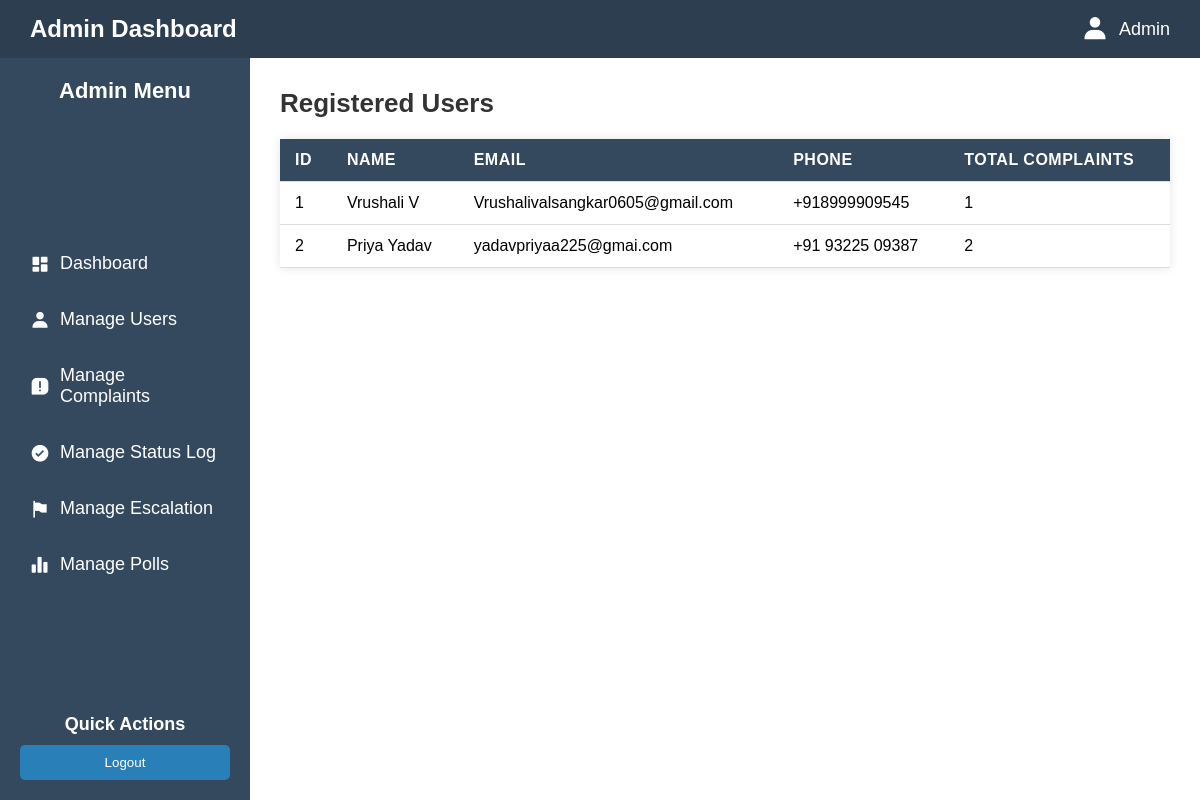
The page /admin/users (signed in) on the database its author committed.
### tables this page shows
CREATE TABLE users (
    id INTEGER PRIMARY KEY AUTOINCREMENT,
    name TEXT NOT NULL,
    email TEXT NOT NULL UNIQUE,
    phone TEXT NOT NULL UNIQUE,
    otp TEXT,
    otp_expires_at DATETIME
);

### app.py (the view)
@app.route('/admin/users')
def admin_users():
    if not session.get('admin_logged_in'):
        return redirect(url_for('admin_login'))
    conn = get_db()
    cursor = conn.cursor()
    cursor.execute("""SELECT u.id, u.name, u.email, u.phone, (SELECT COUNT(*) FROM complaints WHERE user_id = u.id) AS complaint_count FROM users u""")
    users = cursor.fetchall()
    conn.close()
    return render_template('adminUsers.html', users=users)

### app.py (called while the page is built)
def get_db():
    conn = sqlite3.connect(DATABASE)
    conn.row_factory = sqlite3.Row
    return conn

### templates/adminUsers.html (shortened to what this page needs)
<!DOCTYPE html>
<html lang="en">
<head>
    <link rel="stylesheet" href="/static/AdminDashboard.css">
    <link href='https://unpkg.com/boxicons@2.1.4/css/boxicons.min.css' rel='stylesheet'>
</head>
<body>
    <div class="header">
        <p class="logo">Admin Dashboard</p>
        <div class="profile">
            <i class='bx bxs-user'></i><p>Admin</p>
        </div>
    </div>
    <div class="container">
        <div class="sidebar">
            <div class="head">
                <p>Admin Menu</p>
            </div>
            <ul>
               <li><a href="{{ url_for('admin_dashboard') }}"><i class='bx bxs-dashboard'></i> Dashboard</a></li>
               <li><a href="{{ url_for('admin_users') }}" class="active"><i class='bx bxs-user'></i> Manage Users</a></li>
               <li><a href="{{url_for('admin_complaints')}}"><i class='bx bxs-message-square-error'></i> Manage Complaints</a></li>
               <li><a href="{{url_for('admin_status')}}"><i class='bx bxs-check-circle'></i> Manage Status Log</a></li>
               <li><a href="{{url_for('admin_escalations')}}"><i class='bx bxs-flag-alt'></i> Manage Escalation</a></li>
               <li><a href="{{('admin_polls')}}"><i class='bx bxs-bar-chart-alt-2'></i> Manage Polls</a></li>
            </ul>
            <div class="foot">
                <h3>Quick Actions</h3>
                <a href="{{ url_for('admin_logout') }}"><button>Logout</button></a>
            </div>
        </div>
        <div id="root">
            <h1>Registered Users</h1>
            <table class="styled-table">
                <thead>
                    <tr>
                        <th>ID</th>
                        <th>Name</th>
                        <th>Email</th>
                        <th>Phone</th>
                        <th>Total Complaints</th>
                    </tr>
                </thead>
                <tbody>
                    {% for user in users %}
                    <tr>
                        <td>{{ user['id'] }}</td>
                        <td>{{ user['name'] }}</td>
                        <td>{{ user['email'] }}</td>
                        <td>{{ user['phone'] }}</td>
                        <td>{{ user['complaint_count'] }}</td>
                    </tr>
                    {% endfor %}
                </tbody>
            </table>
        </div>
    </div>
</body>
</html>

### static/AdminDashboard.css (style rules this page uses)
* { box-sizing: border-box; margin: 0; padding: 0; }
body { font-family: 'Arial', sans-serif; background-color: #f4f6f9; display: flex; flex-direction: column; height: 100vh; }
.header { display: flex; justify-content: space-between; align-items: center; padding: 15px 30px; background-color: #2c3e50; color: white; }
.header .logo { font-size: 24px; font-weight: bold; }
.header .profile { display: flex; align-items: center; font-size: 18px; }
.header .profile i { font-size: 28px; margin-right: 10px; }
.container { display: flex; flex: 1; overflow: hidden; }
.sidebar { width: 250px; background-color: #34495e; color: white; padding: 20px; display: flex; flex-direction: column; justify-content: space-between; }
.sidebar .head p { font-size: 22px; font-weight: bold; margin-bottom: 30px; text-align: center; }
.sidebar ul { list-style: none; padding: 0; }
.sidebar ul li { margin: 15px 0; }
.sidebar ul li a { color: white; text-decoration: none; font-size: 18px; display: flex; align-items: center; padding: 10px; border-radius: 4px; transition: background-color 0.3s; }
.sidebar ul li a i { margin-right: 10px; font-size: 20px; }
.sidebar .foot { margin-top: 20px; }
.sidebar .foot h3 { font-size: 18px; margin-bottom: 10px; text-align: center; }
.sidebar .foot button { width: 100%; padding: 10px 0; background-color: #2980b9; color: white; border: none; border-radius: 5px; cursor: pointer; transition: background-color 0.3s; }
#root { flex-grow: 1; padding: 30px; background-color: #fff; overflow-y: auto; }
h1 { font-size: 26px; margin-bottom: 20px; color: #333; }
.styled-table { width: 100%; border-collapse: collapse; margin-top: 20px; font-size: 16px; box-shadow: 0 0 10px rgba(0,0,0,0.1); background: #fff; }
.styled-table th, .styled-table td { padding: 12px 15px; text-align: left; border-bottom: 1px solid #ddd; }
.styled-table th { background: #34495e; color: #fff; text-transform: uppercase; letter-spacing: 0.5px; }

### rows shown on the page
users: id "1", name "Vrushali V", email "Vrushalivalsangkar0605@gmail.com", phone "+918999909545", complaint_count "1"
users: id "2", name "Priya Yadav", email "yadavpriyaa225@gmai.com", phone "+91 93225 09387", complaint_count "2"
